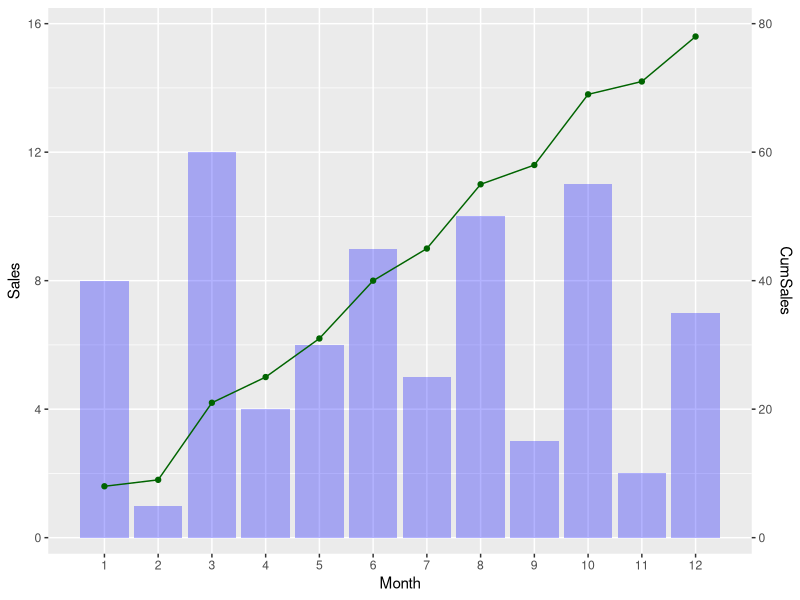
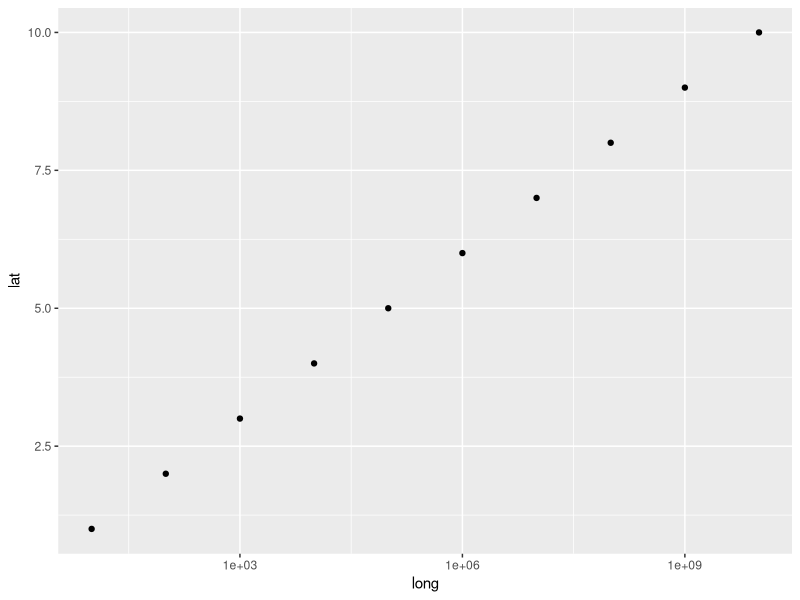
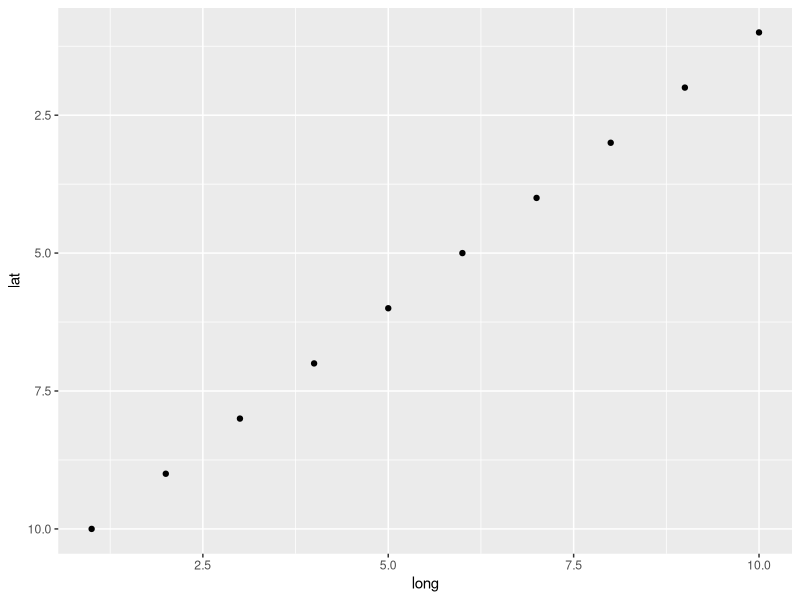
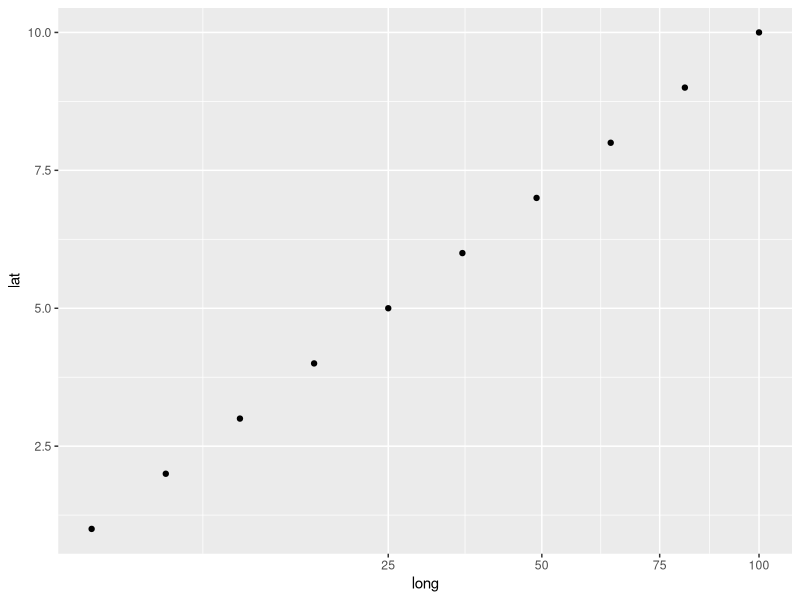
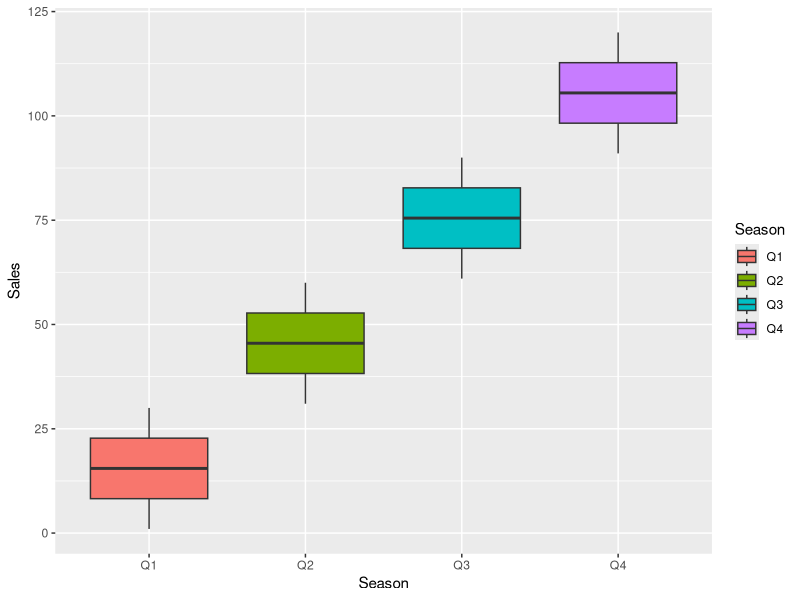
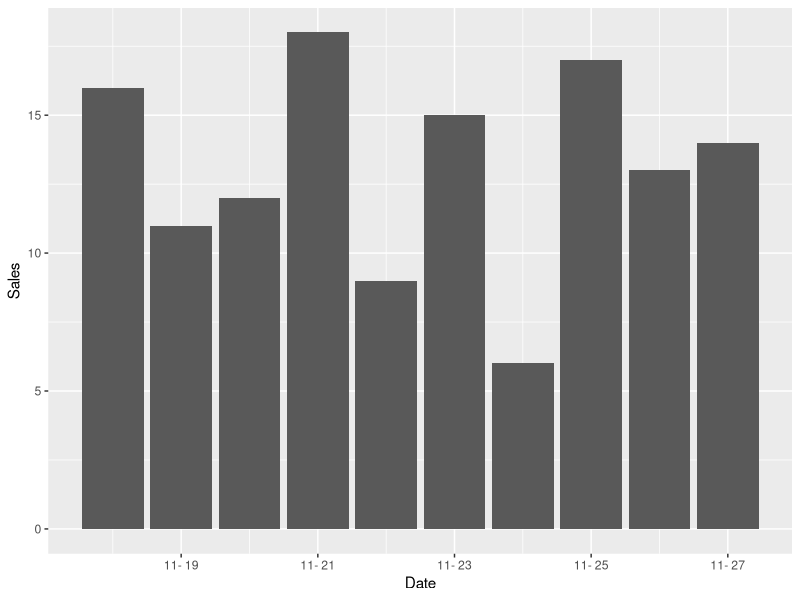

The R script that drew these images, in order:
## ---- chunk 1
knitr::opts_chunk$set(warning = FALSE, message = FALSE)
knitr::opts_chunk$set(fig.align = "center", out.width = "50%")
library(ggplot2)
library(dplyr)
## ---- chunk 2
dat <- tibble(
  Month = c(1:12), 
  Sales = sample(1:12),
  CumSales = cumsum(Sales)
)
ggplot(dat, aes(Month, Sales)) +
  geom_col(fill = "blue", alpha = 0.3) +
  geom_path(aes(Month, CumSales/5), colour = "darkgreen") +
  geom_point(aes(Month, CumSales/5), colour = "darkgreen") +
  scale_y_continuous(
    breaks = seq(0, 16, 4), minor_breaks = seq(0, 16, 2),
    expand = expansion(mult = 0, add = 0.5), limits = c(0, 16),
    sec.axis = sec_axis(trans = ~ 5*., name = "CumSales")
    ) +
  scale_x_continuous(breaks = c(1:12), minor_breaks = NULL)
## ---- chunk 3
dat <- tibble(long = 10^(1:10), lat = 1:10)
ggplot(dat, aes(long, lat)) +
  geom_point() +
  scale_x_log10()
## ---- chunk 4
dat <- tibble(long = 10:1, lat = 1:10)
ggplot(dat, aes(long, lat)) +
  geom_point() +
  scale_y_reverse()
## ---- chunk 5
dat <- tibble(long = (1:10)^2, lat = 1:10)
ggplot(dat, aes(long, lat)) +
  geom_point() +
  scale_x_sqrt()
## ---- chunk 6
dat <- tibble(
  Season = rep(c("Q1", "Q2", "Q3", "Q4", NA), each = 30),
  Sales = c(1:120, sample(1:120, 30))
)
ggplot(dat, aes(Season, Sales, fill = Season)) +
  geom_boxplot() +
  scale_x_discrete(na.translate = FALSE)
## ---- chunk 7
dat <- tibble(
  Date = Sys.Date() + 1:10,
  Sales = sample(20, 10)
)
ggplot(dat, aes(x = Date, y = Sales)) + 
  geom_col() + 
  scale_x_date(date_labels = "%m- %d")
